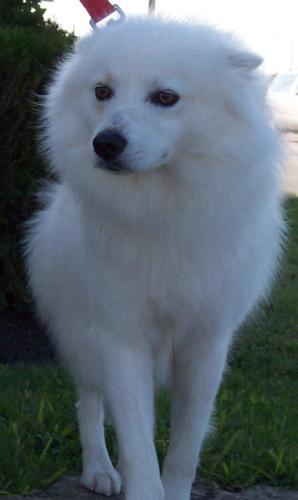
#> input picture Deep_Learning implementation for own data set with pickle/testimg_Dog.jpg, 298 x 500 px
$ python -i 'Image Augmentaion openCV part3.py'   (imports and definitions only)   (older library calls are emulated)
#> lines starting #> are read from the running program, lines starting #| are printed output that depends on the picture
#> further down, picture is the input picture: shape (500, 298, 3); mean B, G, R 112.5, 103.7, 91.8
import cv2
from skimage.exposure import rescale_intensity
from skimage.segmentation import slic
from skimage.util import img_as_float
from skimage import io
import numpy as np
# (x1, y1) (left, top)
# (right, bottom) (x2, y2)

# (top,right,bottom,left)
# (32,64,0,0)

Folder_name="augmented_image_part3"
Extension=".jpg"

# [9 lines left out: functions sharpen_image, emboss_image, not called in this run]

def edge_image(image,ksize):
    image = cv2.Sobel(image,cv2.CV_16U,1,0,ksize=ksize)
    cv2.imwrite(Folder_name + "/Edge-"+str(ksize) + Extension, image)

def addeptive_gaussian_noise(image):
    h,s,v=cv2.split(image)
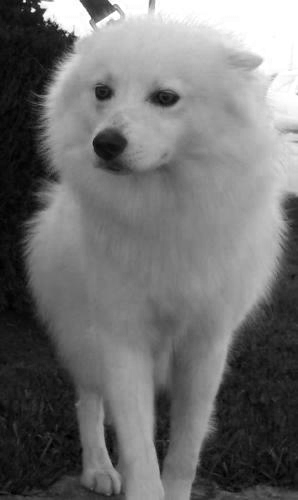
#> h: shape (500, 298); min 0, max 255, mean 112.5
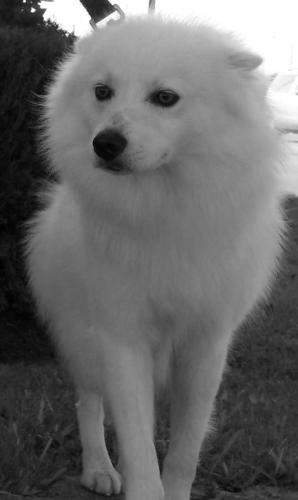
#> s: shape (500, 298); min 0, max 255, mean 103.7
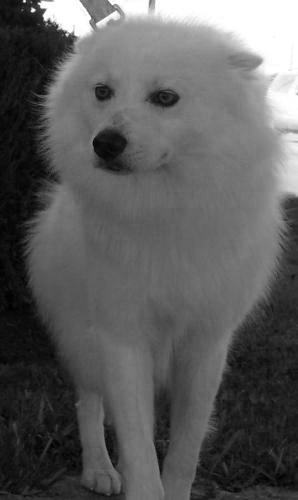
#> v: shape (500, 298); min 0, max 255, mean 91.8
    s = cv2.adaptiveThreshold(s, 255, cv2.ADAPTIVE_THRESH_GAUSSIAN_C, cv2.THRESH_BINARY_INV, 11, 2)
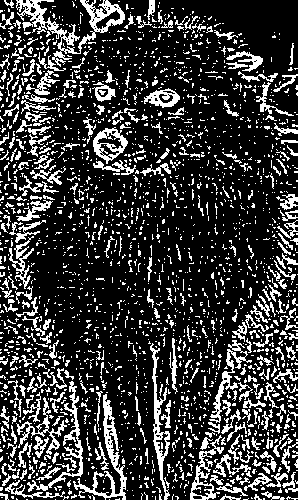
#> s: shape (500, 298); 22.4% white in thin lines or dots
    h = cv2.adaptiveThreshold(h, 255, cv2.ADAPTIVE_THRESH_GAUSSIAN_C, cv2.THRESH_BINARY_INV, 11, 2)
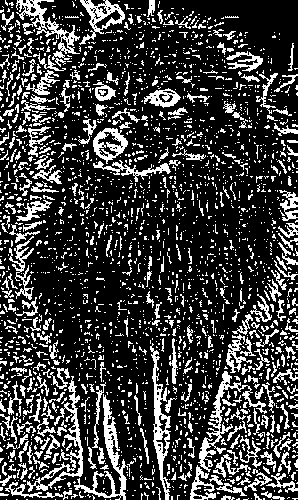
#> h: shape (500, 298); 23.8% white in thin lines or dots
    v = cv2.adaptiveThreshold(v, 255, cv2.ADAPTIVE_THRESH_GAUSSIAN_C, cv2.THRESH_BINARY_INV, 11, 2)
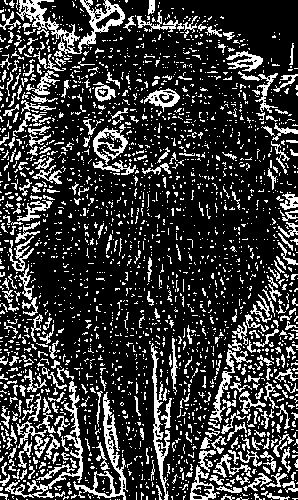
#> v: shape (500, 298); 22.7% white in thin lines or dots
    image=cv2.merge([h,s,v])
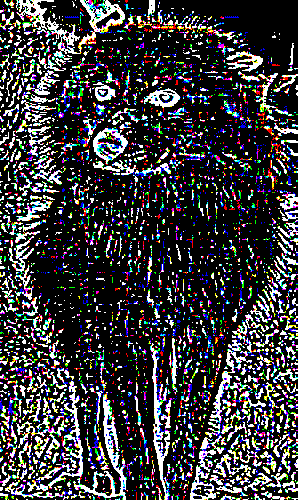
#> image: shape (500, 298, 3); mean B, G, R 60.8, 57, 57.8
    cv2.imwrite(Folder_name + "/Addeptive_gaussian_noise-" + Extension, image)

# [36 lines left out: functions salt_image, paper_image, salt_and_paper_image, contrast_image, not called in this run]

def edge_detect_canny_image(image,th1,th2):
    image = cv2.Canny(image,th1,th2)
    cv2.imwrite(Folder_name + "/Edge Canny-" + str(th1) + "*" + str(th2) + Extension, image)

def grayscale_image(image):
    image= cv2.cvtColor(image, cv2.COLOR_BGR2GRAY)
    cv2.imwrite(Folder_name + "/Grayscale-" + Extension, image)


image_file="Resize-450*400.jpg"
# [34 lines not run here, left out]

>>> import cv2
>>> picture = cv2.imread('../../Deep_Learning implementation for own data set with pickle/testimg_Dog.jpg')
>>> result = addeptive_gaussian_noise(picture)

$ run again, on Deep_Learning implementation for own data set with pickle/testimg_cat.jpg
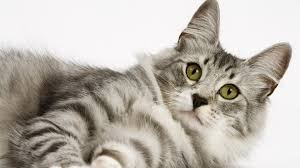
#> input picture Deep_Learning implementation for own data set with pickle/testimg_cat.jpg, 300 x 168 px
#> picture is the input picture: shape (168, 300, 3); mean B, G, R 173.4, 181.6, 187.9
#> in addeptive_gaussian_noise, `s = cv2.adaptiveThreshold(s, 255, cv2.ADAPTIVE_THRESH_GAUSSIAN_C, cv2...`:
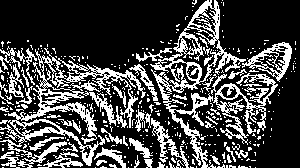
#> s: shape (168, 300); 27.4% white in thin lines or dots
#> in addeptive_gaussian_noise, `image=cv2.merge([h,s,v])`:
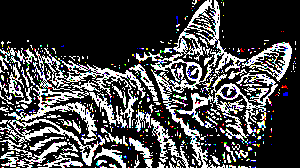
#> image: shape (168, 300, 3); mean B, G, R 70.5, 69.8, 69.8
